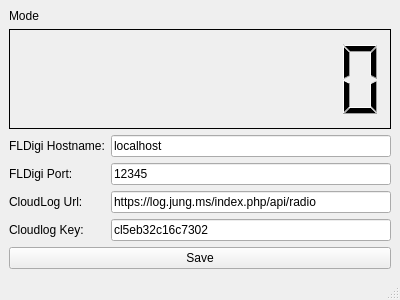
<?xml version="1.0" encoding="UTF-8"?>
<ui version="4.0">
 <class>CloudLogCATMacOS</class>
 <widget class="QMainWindow" name="CloudLogCATMacOS">
  <property name="geometry">
   <rect>
    <x>0</x>
    <y>0</y>
    <width>400</width>
    <height>300</height>
   </rect>
  </property>
  <property name="windowTitle">
   <string>CloudLogCATMacOS</string>
  </property>
  <widget class="QWidget" name="centralwidget">
   <property name="minimumSize">
    <size>
     <width>389</width>
     <height>0</height>
    </size>
   </property>
   <layout class="QGridLayout" name="gridLayout">
    <item row="4" column="0">
     <widget class="QPushButton" name="save">
      <property name="text">
       <string>Save</string>
      </property>
     </widget>
    </item>
    <item row="1" column="0">
     <widget class="QLCDNumber" name="lcdNumber">
      <property name="frameShape">
       <enum>QFrame::Box</enum>
      </property>
      <property name="frameShadow">
       <enum>QFrame::Plain</enum>
      </property>
      <property name="smallDecimalPoint">
       <bool>false</bool>
      </property>
      <property name="digitCount">
       <number>9</number>
      </property>
      <property name="segmentStyle">
       <enum>QLCDNumber::Filled</enum>
      </property>
      <property name="value" stdset="0">
       <double>0.000000000000000</double>
      </property>
     </widget>
    </item>
    <item row="0" column="0">
     <widget class="QLabel" name="mode">
      <property name="sizePolicy">
       <sizepolicy hsizetype="Minimum" vsizetype="Fixed">
        <horstretch>0</horstretch>
        <verstretch>0</verstretch>
       </sizepolicy>
      </property>
      <property name="maximumSize">
       <size>
        <width>50</width>
        <height>16777215</height>
       </size>
      </property>
      <property name="text">
       <string>Mode</string>
      </property>
     </widget>
    </item>
    <item row="3" column="0">
     <layout class="QFormLayout" name="Config">
      <property name="fieldGrowthPolicy">
       <enum>QFormLayout::ExpandingFieldsGrow</enum>
      </property>
      <item row="0" column="0">
       <widget class="QLabel" name="label_1">
        <property name="maximumSize">
         <size>
          <width>120</width>
          <height>16777215</height>
         </size>
        </property>
        <property name="text">
         <string>FLDigi Hostname:</string>
        </property>
       </widget>
      </item>
      <item row="0" column="1">
       <widget class="QLineEdit" name="FLDigiHostname">
        <property name="sizePolicy">
         <sizepolicy hsizetype="MinimumExpanding" vsizetype="Fixed">
          <horstretch>0</horstretch>
          <verstretch>0</verstretch>
         </sizepolicy>
        </property>
        <property name="text">
         <string>localhost</string>
        </property>
       </widget>
      </item>
      <item row="1" column="0">
       <widget class="QLabel" name="label_2">
        <property name="maximumSize">
         <size>
          <width>120</width>
          <height>16777215</height>
         </size>
        </property>
        <property name="text">
         <string>FLDigi Port:</string>
        </property>
       </widget>
      </item>
      <item row="1" column="1">
       <widget class="QLineEdit" name="FLDigiPort">
        <property name="text">
         <string>12345</string>
        </property>
       </widget>
      </item>
      <item row="2" column="0">
       <widget class="QLabel" name="label_3">
        <property name="maximumSize">
         <size>
          <width>120</width>
          <height>16777215</height>
         </size>
        </property>
        <property name="text">
         <string>CloudLog Url:</string>
        </property>
       </widget>
      </item>
      <item row="2" column="1">
       <widget class="QLineEdit" name="cloudLogUrl">
        <property name="text">
         <string>https://log.jung.ms/index.php/api/radio</string>
        </property>
       </widget>
      </item>
      <item row="3" column="0">
       <widget class="QLabel" name="label_4">
        <property name="maximumSize">
         <size>
          <width>120</width>
          <height>16777215</height>
         </size>
        </property>
        <property name="baseSize">
         <size>
          <width>120</width>
          <height>0</height>
         </size>
        </property>
        <property name="text">
         <string>Cloudlog Key:</string>
        </property>
       </widget>
      </item>
      <item row="3" column="1">
       <widget class="QLineEdit" name="cloudLogKey">
        <property name="text">
         <string>cl5eb32c16c7302</string>
        </property>
       </widget>
      </item>
     </layout>
    </item>
   </layout>
  </widget>
  <widget class="QMenuBar" name="menubar">
   <property name="geometry">
    <rect>
     <x>0</x>
     <y>0</y>
     <width>400</width>
     <height>22</height>
    </rect>
   </property>
  </widget>
  <widget class="QStatusBar" name="statusbar"/>
 </widget>
 <resources/>
 <connections/>
</ui>
